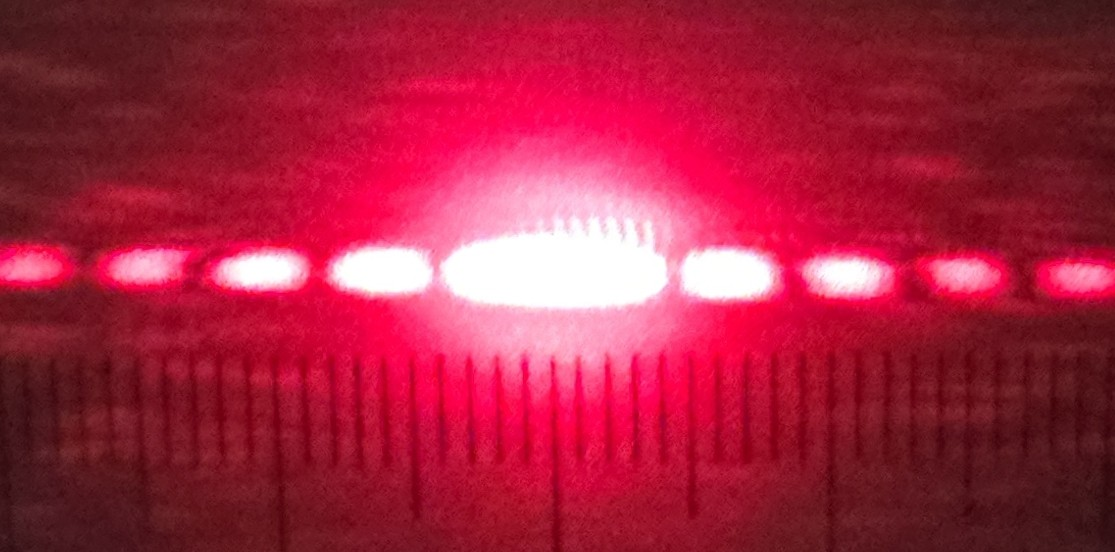
#> input picture SlitDiffraction_0.08_0.500_N2_2.jpg, 1115 x 552 px, found by its file name
$ python ImageAnalysisIntensitySpectrum.py
#> lines starting #> are read from the running program, lines starting #| are printed output that depends on the picture; long printed decimals are rounded
# Multiple Slit Diffraction Image Analysis Code
# Gunner Imel
# Last Updated: 11/10/25

import cv2
import numpy as np
from scipy.signal import find_peaks
import matplotlib.pyplot as plt

# Read image
image_path = "C:/Users/gunne/Desktop/IU and Purdue classes/" \
"PHYS 401 Advanced Physics Lab II/Multiple Slit Diffraction/SlitDiffraction_0.08_0.500_N2_2.jpg"
img = cv2.imread(image_path, cv2.IMREAD_GRAYSCALE)
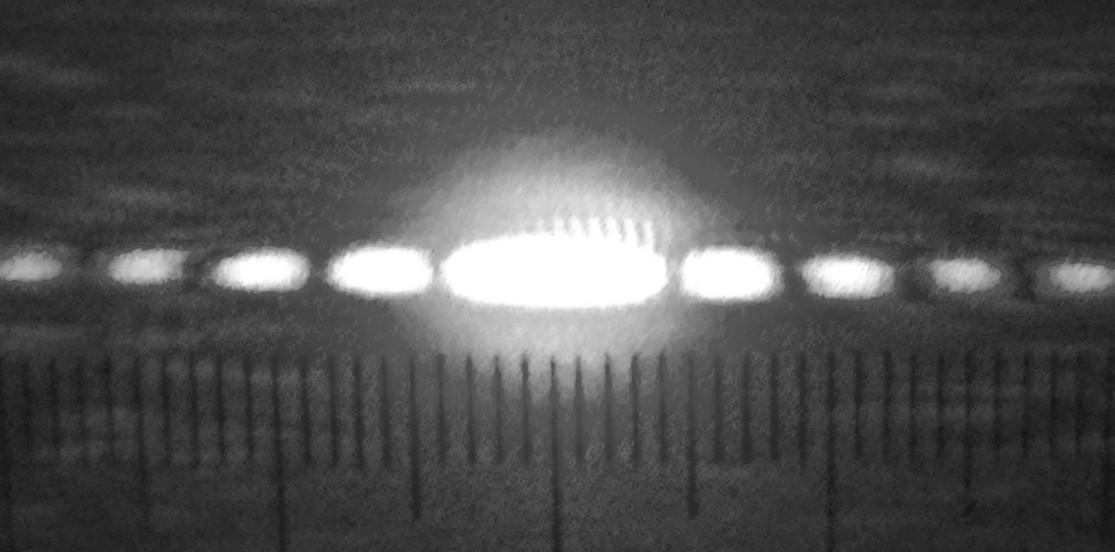
#> img: shape (552, 1115); min 17, max 255, mean 78.1

if img is None:
    raise ValueError("Image not found or path is incorrect.")

# Extract central row
rows, cols = img.shape
#> rows = 552; cols = 1115
middle_row_index = rows // 2
#> middle_row_index = 276
intensity_row = img[middle_row_index, :]
#> intensity_row = 1115 values, max 255 at index 242, min 45 at index 1025, mean 192.4

# Normalize intensity
intensity_normalized = intensity_row / np.max(intensity_row)
#> intensity_normalized = 1115 values, max 1 at index 242, min 0.176 at index 1025, mean 0.754

# Convert horizontal pixels to mm
scale_factor = cols / 40.0  # pixels per mm
#> scale_factor = 27.88
x_mm = np.arange(cols) / scale_factor
#> x_mm = 1115 values from 0 to 39.96
x_mm = x_mm - 20  # shift x-axis
#> x_mm = 1115 values from -20 to 19.96

# Return pixel resolution
print("Pixel resolution: ", scale_factor)
#| Pixel resolution:  27.875

# Find peaks
peaks, properties = find_peaks(intensity_normalized, height=0.1, distance=60)
#> peaks = [29, 149, 242, 303, 379, 554, 690, 763, 831, 898, 966, 1081]; properties = {'peak_heights': [0.659, 0.776, 1, 0.725, 1, 1, 1, 1, 1, 0.341, 0.796, 0.725]}

# Center peaks if flat regions exist
refined_peaks = []
for p in peaks:
    val = intensity_normalized[p]
    tol = 0.1
    left = p
    right = p

    # Expand left
    while left > 0 and abs(intensity_normalized[left - 1] - val) < tol:
        left -= 1
    # Expand right
    while right < len(intensity_normalized) - 1 and abs(intensity_normalized[right + 1] - val) < tol:
        right += 1

    # Center of flat region if found
    if right > left:
        center = (left + right) // 2
        refined_peaks.append(center)
    else:
        refined_peaks.append(p)
#> this loop made 12 passes
#> (p, val, center) on passes 1 to 12: (29, 0.659, 23), (149, 0.776, 146), (242, 1, 261), (303, 0.725, 301), (379, 1, 383), (554, 1, 554), (690, 1, 725), (763, 1, 725), (831, 1, 848), (898, 0.341, 913), (966, 0.796, 966), (1081, 0.725, 1081)
#> after the loop, refined_peaks = [23, 146, 261, 301, 383, 554, 725, 725, 848, 913, 966, 1081]

refined_peaks = np.array(refined_peaks, dtype=int)

# Filter out weak peaks
strong_peaks = [p for p in refined_peaks if intensity_normalized[p] >= 0.6]
#> strong_peaks = [23, 146, 261, 301, 383, 554, 725, 725, 848, 966, 1081]
strong_peaks = np.array(strong_peaks, dtype=int)

# Filter out duplicate peaks
strong_peaks = np.sort(np.unique(strong_peaks))
#> strong_peaks = [23, 146, 261, 301, 383, 554, 725, 848, 966, 1081]

# Print results
print("Filtered maxima (positions in mm):", x_mm[strong_peaks])
#| Filtered maxima (positions in mm): [-19.175 -14.762 -10.637   -9.202  -6.260
#|   -0.1256   6.009  10.422  14.655  18.780]
print("Filtered maxima (intensity values):", intensity_normalized[strong_peaks])
#| Filtered maxima (intensity values): [0.6196 0.7686 1.         0.6824 1.         1.
#|  1.         1.         0.7961 0.7255 ]

# Find beta
laser_loc = 829
slit_loc = 604
screen_loc = 91
k = 2 * np.pi / (633e-6)    # wave number for wavelength 633 nm

d = laser_loc - screen_loc
n = 0
for x in x_mm[strong_peaks]:
    tantheta = x / d
    beta = np.sqrt(intensity_normalized[strong_peaks] **(-1))
    a = 2 * beta * d / (x * k)
    n = n + 1
#> this loop made 10 passes
#> (x, tantheta) on passes 1 to 10: (-19.17, -0.026), (-14.76, -0.02), (-10.64, -0.0144), (-9.2, -0.0125), (-6.26, -0.00848), (-0.126, -0.00017), (6.01, 0.00814), (10.42, 0.0141), (14.65, 0.0199), (18.78, 0.0254)
#> after the loop, n = 10

print("a values: ", a)
#| a values:  [0.01006 0.009031  0.007918 0.009585 0.007918 0.007918
#|  0.007918 0.007918 0.008874 0.009296]

# Plot results
plt.figure(figsize=(8, 4))
plt.plot(x_mm, intensity_normalized, color='black', linewidth=1.5)
plt.plot(x_mm[strong_peaks], intensity_normalized[strong_peaks], "ro", label="Maxima")
plt.title("Normalized Intensity of Diffraction Pattern")
plt.xlabel("Position (mm)")
plt.ylabel("I / I0")
plt.legend()
plt.grid(True)
plt.tight_layout()
plt.show()
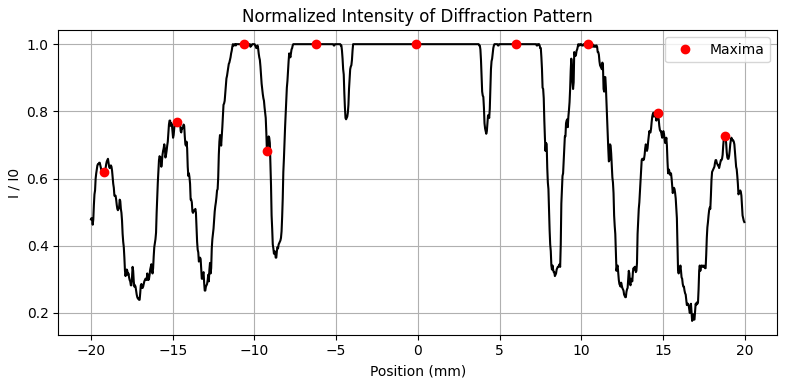
#> figure drawn by matplotlib, 1 panel; curve peaks at x = -11.32, y = 1; curve peaks at x = -10.64, y = 1
